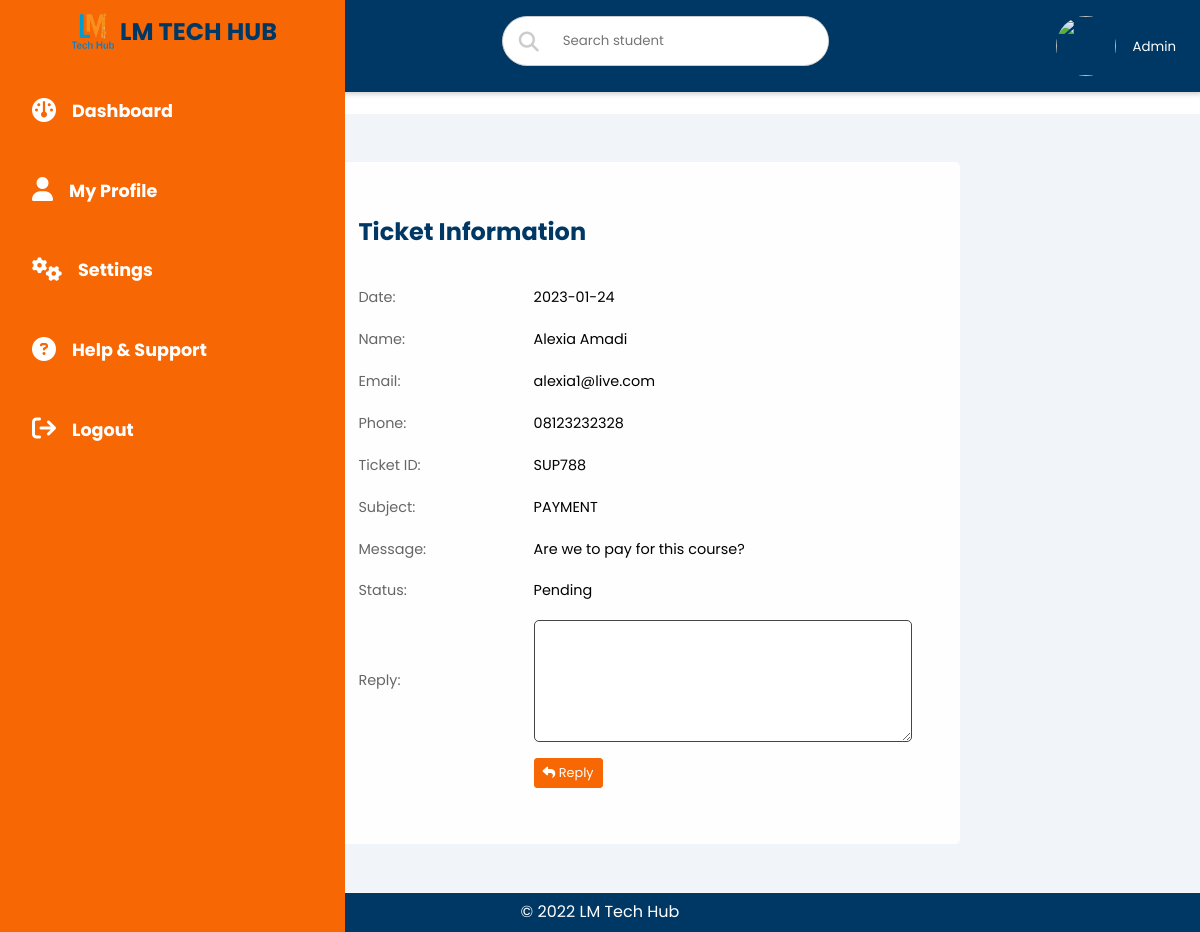
/users/admin/ticket.php?ticketid=SUP788, run on the app's committed database.
### tables this page shows
CREATE TABLE `ticket` (
  `id` int(11) NOT NULL,
  `fname` varchar(190) NOT NULL,
  `email` varchar(125) NOT NULL,
  `phone` varchar(60) NOT NULL,
  `ticketid` varchar(30) NOT NULL,
  `subject` varchar(50) NOT NULL,
  `message` varchar(500) NOT NULL,
  `status` varchar(30) NOT NULL,
  `attendedby` varchar(240) NOT NULL,
  `date` date NOT NULL,
  `reply` varchar(500) NOT NULL,
  `updated_at` timestamp NOT NULL DEFAULT current_timestamp() ON UPDATE current_timestamp()
);

### users/admin/ticket.php (the view, shortened to what this page needs)
<?php
include('../inc/connection.php');
$conn = new mysqli ($host, $user, $pwd, $database);
if(isset($_GET['ticketid'])){
  $ticketid = $_GET['ticketid'];
  $query  = "SELECT * FROM ticket WHERE ticketid = '$ticketid'";
  $res = $conn->query($query);
  $rows = $res->fetch_array();
?>
    <?php
      include('nav.php');
    ?>
    <main>
      <div class="recent">
      <div class="user-wrapper">
          <div>
            <h2>Ticket Information</h2>
            </div>
        </div>
          <div>
            <table>
              <form method="POST">
              <tr>
                <td>Date:</td>
                <td><?php echo $rows['date']; ?></td>
              </tr>
              <tr>
                <td>Name:</td>
                <td><?php echo $rows['fname']; ?></td>
              </tr>
              <tr>
                <td>Email:</td>
                <td><?php echo $rows['email']; ?></td>
              </tr>
              <tr>
                <td>Phone:</td>
                <td><?php echo $rows['phone']; ?></td>
              </tr>
              <tr>
                <td>Ticket ID:</td>
                <td><?php echo $rows['ticketid']; ?></td>
              </tr>
              <tr>
                <td>Subject:</td>
                <td><?php echo $rows['subject']; ?></td>
              </tr>
              <tr>
                <td>Message:</td>
                <td><?php echo $rows['message']; ?></td>
              </tr>
              <tr>
                <td>Status:</td>
                <td><?php echo $rows['status']; ?></td>
              </tr>
              <tr>
                <td>Reply:</td>
                <td><textarea name="reply" rows="5" cols="30"></textarea></td>
              </tr>
              <tr>
                <td></td>
                <td><button type="submit" class="btn" name="add" ><i class="fa-solid fa-reply"></i> Reply</button></td>
              </tr>
            </form>
            </table>
          </div>
        </div>
      </div>
    <section class="copyright">
      <p class="copy">&copy; 2022 LM Tech Hub</p>
  </section>
</body>
</html>
<?php
}
?>

### css/dashboard.css (style rules this page uses)
:root, :root.pry { --main-color: #f76704; --color-dark: #003865; --text-grey: #8390a2; }
* { margin: 0; padding: 0; box-sizing: border-box; list-style: none; text-decoration: none; font-family: "Poppins", sans-serif; }
.user-wrapper { display: flex; align-items: center; }
main { margin-top: 85px; padding: 2rem 1.5rem; background: #f1f5f9; min-height: calc(100vh - 90px); }
.recent { display: grid; background-color: #fefefe; grid-template-columns: 100%; margin: 1rem 20%; border-radius: 5px; padding: 3rem; grid-gap: 1.5rem; }
.recent td:first-child { width: 40%; color: rgb(102, 102, 102); }
.recent h2 { color: var(--color-dark); }
.recent td { width: 100%; color: #000; }
.recent td textarea, .recent td input { padding: 10px; border: #444 1px solid; border-radius: 5px; outline: none; }
.btn, .contact button, .inquire button, .card-header button { background: var(--main-color); border-radius: 3px; border: 1px solid var(--main-color); color: #fff; font-size: 0.8rem; padding: 0.3rem 0.5rem; text-decoration: none; }
table { border-collapse: collapse; width: 100%; }
td { padding: 0.5rem 0rem; font-size: 0.9rem; color: #222; }
tr td:last-child { display: flex; align-items: center; }
.copyright { width: 100%; margin: auto; text-align: center; border-top: 1px solid #fafafa; background-color: var(--color-dark); padding: 5px 0; }
.copy { color: #fff; font-weight: medium; }

### css/carousel.css (style rules this page uses)
* { box-sizing:border-box }

### css/form.css (style rules this page uses)
:root, :root.pry { --main-color: #f76704; --color-dark: #003865; --text-grey: #8390a2; }
* { box-sizing: border-box; margin: 0; padding: 0; }
body { font-family: "Poppins", sans-serif; line-height: 1.8; }
textarea { font-family: "Poppins", sans-serif; color: #000; }

### data on the page
ticket: date "2023-01-24", fname "Alexia Amadi", email "alexia1@live.com", phone "08123232328", ticketid "SUP788", subject "PAYMENT", message "Are we to pay for this course?", status "Pending"
